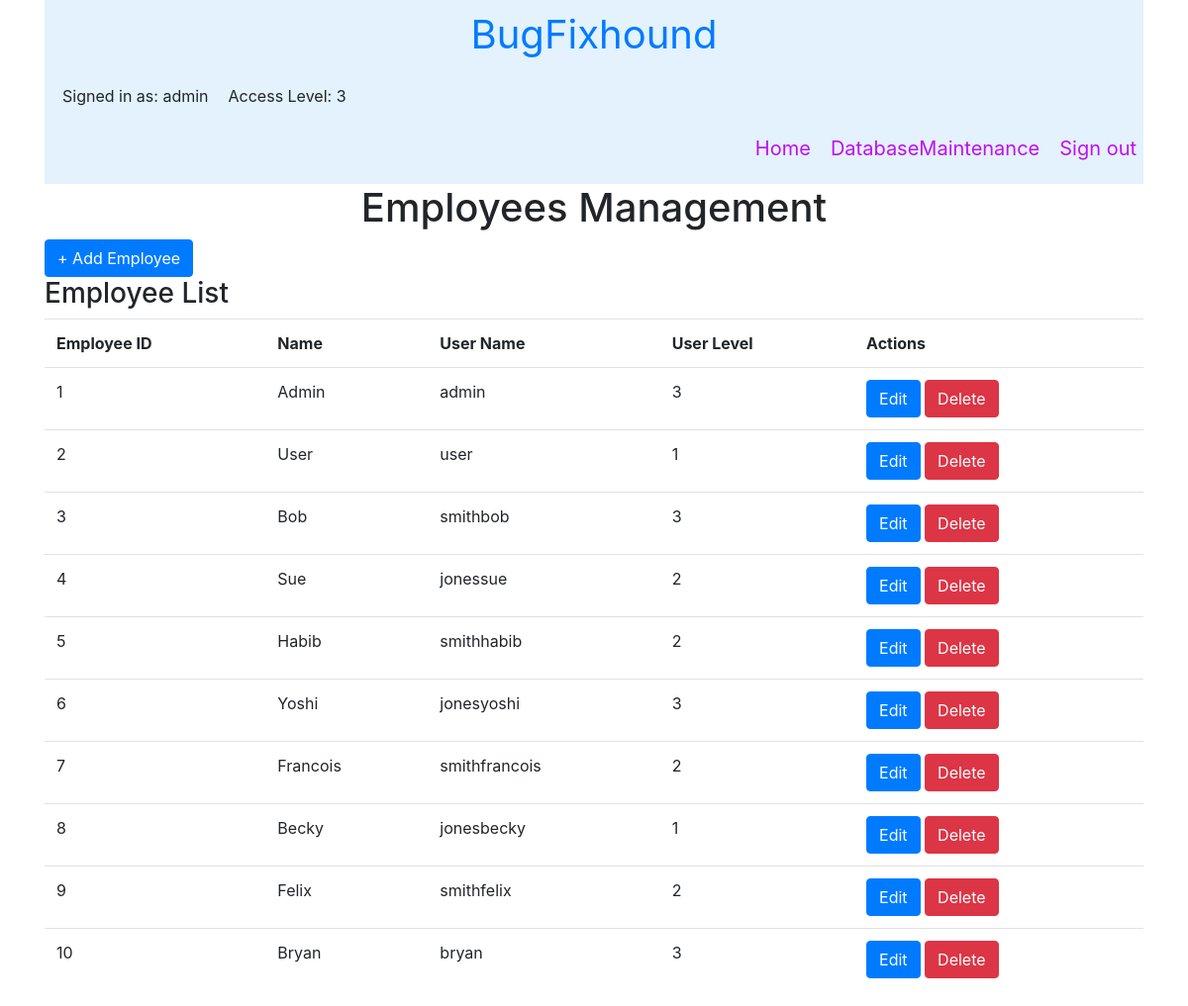
The app's page /manage_employee (signed in), older data.
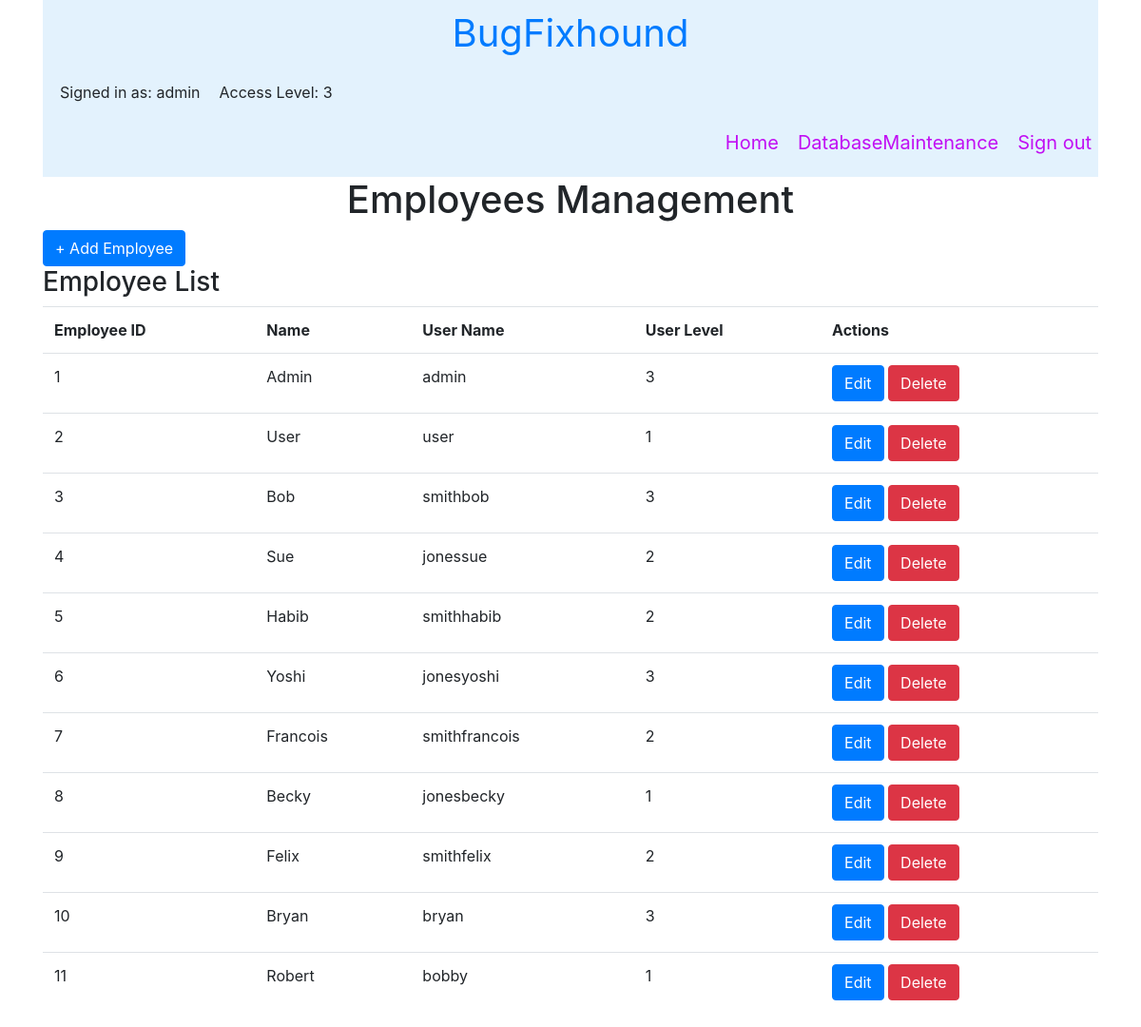
The same page, newer data.
### tables this page shows
CREATE TABLE employees (id INTEGER PRIMARY KEY, name TEXT, username TEXT, password TEXT, userlevel INTEGER);

### main.py (the view)
@app.get("/manage_employee")
@app.post("/manage_employee")
async def manage_employee(request: Request):
    if 'logged_in' not in request.session:
        flash(request, "Please login to access database maintenance", "Error")
        return templates.TemplateResponse("login.html", {"request": request})
    if request.session.get('userlevel') != 3:
        return templates.TemplateResponse("home.html", {"request": request, "username": request.session.get('username'), "userlevel": request.session.get('userlevel')})
    try:
        con = connect()
        con.row_factory = sqlite3.Row
        cur = con.cursor()
        res = cur.execute("SELECT  * FROM employees")
        employees = res.fetchall()
        print("db RESULT: found employees ", len(employees))
    except sqlite3.Error as e:
        print("A database error occurred:", e.args[0])
    if employees:
        return templates.TemplateResponse("manage_employee.html", {"request": request, "username": request.session.get('username'), "userlevel": request.session.get('userlevel'), "employees": employees})
    return templates.TemplateResponse("manage_employee.html", {"request": request, "username": request.session.get('username'), "userlevel": request.session.get('userlevel')})

### templates/manage_employee.html (shortened to what this page needs)
<!doctype html>
<html>
<head>
   <link href="{{url_for('static', path = 'css/bootstrap.min.css')}}" rel="stylesheet">
</head>
<body>
   {% include "header.html" %}
   <div class="container">
      <div class="text-center">
         <h1>Employees Management</h1>
      </div>
   </div>
   <div class="container">
      <div class="row">
         <div class="col md-12">
            <button type="button" class="btn btn-primary" data-toggle="modal" data-target="#myModal">+ Add
               Employee</button>
            <h3>Employee List </h3>
            <table class="table">
               <tr>
                  <th scope="col">Employee ID</th>
                  <th scope="col">Name</th>
                  <th scope="col">User Name</th>
                  <th scope="col">User Level</th>
                  <th scope="col">Actions</th>
               </tr>
               {% for row in employees %}
               <tr>
                  <td>{{row['id']}}</td>
                  <td>{{row['name']}}</td>
                  <td>{{row['username']}}</td>
                  <td>{{row['userlevel']}}</td>
                  <td>
                     <a href="#modaledit{{row['id']}}" class="btn btn-primary btn-xs" data-toggle="modal"
                        data-target="#modaledit{{row['id']}}">Edit</a>
                     <a href="/delete_employee/{{row['id']}}" class="btn btn-danger btn-xs"
                        onclick="return confirm('Confirm deletion of employee? Bug reports reported or assigned, etc will also be deleted')">Delete</a>
                  </td>
               </tr>
               {% endfor %}
            </table>
         </div>
      </div>
   </div>
</body>

### templates/header.html (shortened to what this page needs)
<div class="container">
  <nav class="navbar navbar-light">
    <div class="navbar-brand"><a href="{{ url_for('home') }}">BugFixhound</a></div>
    <ul class="nav-links left-items">
      <li class="nav-item">Signed in as: {{username}}</li>
      <li class="nav-item">Access Level: {{userlevel}}</li>
    </ul>
    <ul class="nav-links right-items">
      <li class="nav-item"><a href="{{ url_for('home') }}">Home</a></li>
      {% if userlevel == 3 %}
      <li class="nav-item"><a href="{{ url_for('maintain_database') }}">DatabaseMaintenance</a></li>
      {% endif %}
      <li class="nav-item"><a href="{{ url_for('logout') }}">Sign out</a></li>
    </ul>
  </nav>
</div>

### templates/header.html (style rules this page uses)
.navbar { display: flex; flex-direction: column; align-items: center; justify-content: center; background-color: #e3f2fd; padding: 0 0px; margin-bottom: 0px; }
.navbar-brand { font-size: 40px; margin-bottom: 10px; text-align: center; width: 100%; }
.nav-links { display: flex; justify-content: space-between; align-items: center; width: 100%; padding: 0; list-style-type: none; }
.nav-item { padding: 5px 10px; }
.nav-links li a { color: #c10ff3; font-size: 20px; text-decoration: none; }
.left-items { justify-content: start; }
.right-items { justify-content: end; margin-right: 10px; }

Row changes from the older to the newer data that the page shows:
added employees: id "11", name "Robert", username "bobby", userlevel "1"
